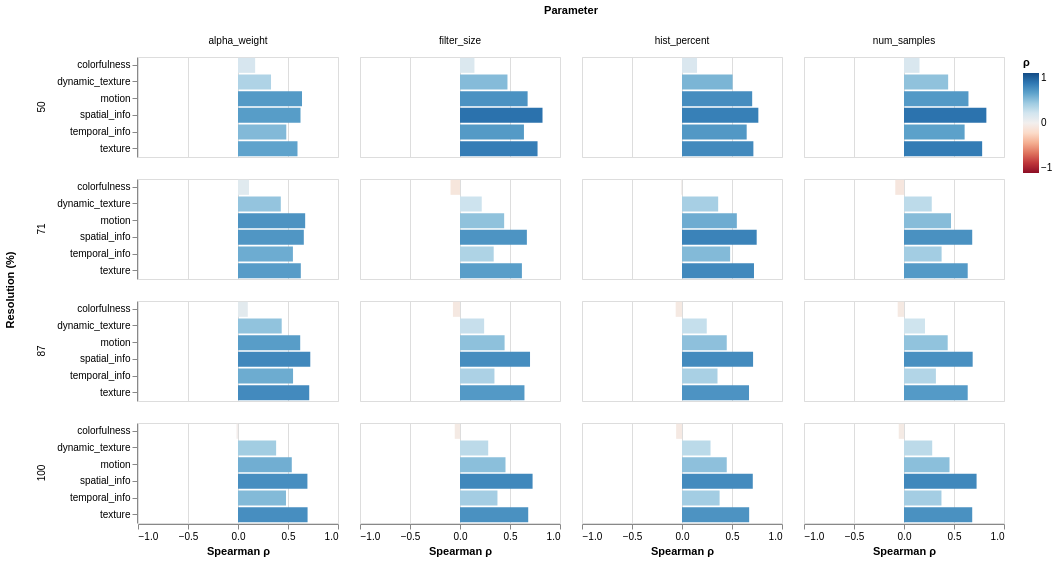

The cell this chart's notebook holds for it:
### Code cell
sensitivity_perframe = load_sensitivity_perframe("../dataset.json")
sensitivity_perframe = sensitivity_perframe.merge(features, on='scene')

records = []
for param in PARAMS:
    for res in [50, 71, 87, 100]:
        df_sub = sensitivity_perframe[
            (sensitivity_perframe['parameter'] == param) & 
            (sensitivity_perframe['resolution'] == res)
        ]
        for feature in FEATURE_COLS:
            rho, pval = stats.spearmanr(df_sub[feature], df_sub['sensitivity_pct_range'])
            records.append({
                'parameter': param,
                'resolution': res,
                'feature': feature,
                'rho': rho,
                'pval': pval,
            })

corr = pd.DataFrame(records)
corr_agg = corr.groupby(['parameter', 'feature'])['rho'].mean().reset_index()

alt.Chart(corr).mark_bar().encode(
    x=alt.X('rho:Q', title='Spearman ρ', scale=alt.Scale(domain=[-1, 1])),
    y=alt.Y('feature:N', title=None),
    color=alt.Color('rho:Q', scale=alt.Scale(scheme='redblue', domain=[-1, 1]), title='ρ'),
    row=alt.Row('resolution:O', title='Resolution (%)'),
    column=alt.Column('parameter:N', title='Parameter'),
).properties(
    width=200,
    height=100
).resolve_scale(x='shared')

# alt.Chart(corr_agg).mark_bar().encode(
#     x=alt.X('rho:Q', title='Spearman ρ', scale=alt.Scale(domain=[-1, 1])),
#     y=alt.Y('feature:N', title=None),
#     color=alt.Color('rho:Q', scale=alt.Scale(scheme='redblue', domain=[-1, 1]), title='ρ'),
#     facet=alt.Facet('parameter:N', columns=2)
# ).properties(
#     width=250,
#     height=150
# ).resolve_scale(x='shared')

### Figure 1 — Vega-Lite specification as saved in the notebook (floating-point values rounded to 4 significant figures)
{"config": {"view": {"continuousWidth": 300, "continuousHeight": 300}}, "data": {"name": "data-277253875d971b545e71ef327fe20c62"}, "mark": {"type": "bar"}, "encoding": {"color": {"field": "rho", "scale": {"domain": [-1, 1], "scheme": "redblue"}, "title": "ρ", "type": "quantitative"}, "column": {"field": "parameter", "title": "Parameter", "type": "nominal"}, "row": {"field": "resolution", "title": "Resolution (%)", "type": "ordinal"}, "x": {"field": "rho", "scale": {"domain": [-1, 1]}, "title": "Spearman ρ", "type": "quantitative"}, "y": {"field": "feature", "title": null, "type": "nominal"}}, "height": 100, "resolve": {"scale": {"x": "shared"}}, "width": 200, "$schema": "https://vega.github.io/schema/vega-lite/v6.1.0.json", "datasets": {"data-277253875d971b545e71ef327fe20c62": [{"parameter": "alpha_weight", "resolution": 50, "feature": "spatial_info", "rho": 0.625, "pval": 0.003211}, {"parameter": "alpha_weight", "resolution": 50, "feature": "temporal_info", "rho": 0.4829, "pval": 0.03103}, {"parameter": "alpha_weight", "resolution": 50, "feature": "colorfulness", "rho": 0.1715, "pval": 0.4697}, {"parameter": "alpha_weight", "resolution": 50, "feature": "texture", "rho": 0.595, "pval": 0.005655}, {"parameter": "alpha_weight", "resolution": 50, "feature": "motion", "rho": 0.6401, "pval": 0.002367}, {"parameter": "alpha_weight", "resolution": 50, "feature": "dynamic_texture", "rho": 0.3302, "pval": 0.1551}, {"parameter": "alpha_weight", "resolution": 71, "feature": "spatial_info", "rho": 0.6581, "pval": 0.001607}, {"parameter": "alpha_weight", "resolution": 71, "feature": "temporal_info", "rho": 0.5491, "pval": 0.01216}, {"parameter": "alpha_weight", "resolution": 71, "feature": "colorfulness", "rho": 0.1098, "pval": 0.6449}, {"parameter": "alpha_weight", "resolution": 71, "feature": "texture", "rho": 0.6281, "pval": 0.003025}, {"parameter": "alpha_weight", "resolution": 71, "feature": "motion", "rho": 0.6717, "pval": 0.001182}, {"parameter": "alpha_weight", "resolution": 71, "feature": "dynamic_texture", "rho": 0.428, "pval": 0.05977}, {"parameter": "alpha_weight", "resolution": 87, "feature": "spatial_info", "rho": 0.7228, "pval": 0.0003177}, {"parameter": "alpha_weight", "resolution": 87, "feature": "temporal_info", "rho": 0.5506, "pval": 0.01188}, {"parameter": "alpha_weight", "resolution": 87, "feature": "colorfulness", "rho": 0.09778, "pval": 0.6817}, {"parameter": "alpha_weight", "resolution": 87, "feature": "texture", "rho": 0.7123, "pval": 0.0004257}, {"parameter": "alpha_weight", "resolution": 87, "feature": "motion", "rho": 0.622, "pval": 0.003407}, {"parameter": "alpha_weight", "resolution": 87, "feature": "dynamic_texture", "rho": 0.437, "pval": 0.05402}, {"parameter": "alpha_weight", "resolution": 100, "feature": "spatial_info", "rho": 0.6942, "pval": 0.0006837}, {"parameter": "alpha_weight", "resolution": 100, "feature": "temporal_info", "rho": 0.4799, "pval": 0.03225}, {"parameter": "alpha_weight", "resolution": 100, "feature": "colorfulness", "rho": -0.01504, "pval": 0.9498}, {"parameter": "alpha_weight", "resolution": 100, "feature": "texture", "rho": 0.6958, "pval": 0.0006581}, {"parameter": "alpha_weight", "resolution": 100, "feature": "motion", "rho": 0.5378, "pval": 0.01445}, {"parameter": "alpha_weight", "resolution": 100, "feature": "dynamic_texture", "rho": 0.3813, "pval": 0.09712}, {"parameter": "filter_size", "resolution": 50, "feature": "spatial_info", "rho": 0.8251, "pval": 7.556e-06}, {"parameter": "filter_size", "resolution": 50, "feature": "temporal_info", "rho": 0.6393, "pval": 0.002405}, {"parameter": "filter_size", "resolution": 50, "feature": "colorfulness", "rho": 0.1444, "pval": 0.5435}, {"parameter": "filter_size", "resolution": 50, "feature": "texture", "rho": 0.7755, "pval": 5.894e-05}, {"parameter": "filter_size", "resolution": 50, "feature": "motion", "rho": 0.6762, "pval": 0.001063}, {"parameter": "filter_size", "resolution": 50, "feature": "dynamic_texture", "rho": 0.4746, "pval": 0.03448}, {"parameter": "filter_size", "resolution": 71, "feature": "spatial_info", "rho": 0.6687, "pval": 0.001267}, {"parameter": "filter_size", "resolution": 71, "feature": "temporal_info", "rho": 0.337, "pval": 0.1463}, {"parameter": "filter_size", "resolution": 71, "feature": "colorfulness", "rho": -0.09477, "pval": 0.691}, {"parameter": "filter_size", "resolution": 71, "feature": "texture", "rho": 0.619, "pval": 0.003612}, {"parameter": "filter_size", "resolution": 71, "feature": "motion", "rho": 0.4415, "pval": 0.05131}, {"parameter": "filter_size", "resolution": 71, "feature": "dynamic_texture", "rho": 0.2174, "pval": 0.3573}, {"parameter": "filter_size", "resolution": 87, "feature": "spatial_info", "rho": 0.7003, "pval": 0.000586}, {"parameter": "filter_size", "resolution": 87, "feature": "temporal_info", "rho": 0.3445, "pval": 0.1369}, {"parameter": "filter_size", "resolution": 87, "feature": "colorfulness", "rho": -0.0707, "pval": 0.7671}, {"parameter": "filter_size", "resolution": 87, "feature": "texture", "rho": 0.6446, "pval": 0.002154}, {"parameter": "filter_size", "resolution": 87, "feature": "motion", "rho": 0.446, "pval": 0.0487}, {"parameter": "filter_size", "resolution": 87, "feature": "dynamic_texture", "rho": 0.2414, "pval": 0.3051}, {"parameter": "filter_size", "resolution": 100, "feature": "spatial_info", "rho": 0.7258, "pval": 0.0002915}, {"parameter": "filter_size", "resolution": 100, "feature": "temporal_info", "rho": 0.3746, "pval": 0.1037}, {"parameter": "filter_size", "resolution": 100, "feature": "colorfulness", "rho": -0.05265, "pval": 0.8255}, {"parameter": "filter_size", "resolution": 100, "feature": "texture", "rho": 0.6822, "pval": 0.0009209}, {"parameter": "filter_size", "resolution": 100, "feature": "motion", "rho": 0.4551, "pval": 0.0438}, {"parameter": "filter_size", "resolution": 100, "feature": "dynamic_texture", "rho": 0.2821, "pval": 0.2283}, {"parameter": "hist_percent", "resolution": 50, "feature": "spatial_info", "rho": 0.7634, "pval": 8.989e-05}, {"parameter": "hist_percent", "resolution": 50, "feature": "temporal_info", "rho": 0.6469, "pval": 0.002053}, {"parameter": "hist_percent", "resolution": 50, "feature": "colorfulness", "rho": 0.1504, "pval": 0.5267}, {"parameter": "hist_percent", "resolution": 50, "feature": "texture", "rho": 0.7138, "pval": 0.0004086}, {"parameter": "hist_percent", "resolution": 50, "feature": "motion", "rho": 0.7018, "pval": 0.0005636}, {"parameter": "hist_percent", "resolution": 50, "feature": "dynamic_texture", "rho": 0.5062, "pval": 0.02276}, {"parameter": "hist_percent", "resolution": 71, "feature": "spatial_info", "rho": 0.7469, "pval": 0.0001546}, {"parameter": "hist_percent", "resolution": 71, "feature": "temporal_info", "rho": 0.4814, "pval": 0.03164}, {"parameter": "hist_percent", "resolution": 71, "feature": "colorfulness", "rho": -0.01053, "pval": 0.9649}, {"parameter": "hist_percent", "resolution": 71, "feature": "texture", "rho": 0.7198, "pval": 0.0003459}, {"parameter": "hist_percent", "resolution": 71, "feature": "motion", "rho": 0.5483, "pval": 0.01231}, {"parameter": "hist_percent", "resolution": 71, "feature": "dynamic_texture", "rho": 0.3618, "pval": 0.117}, {"parameter": "hist_percent", "resolution": 87, "feature": "spatial_info", "rho": 0.7108, "pval": 0.0004435}, {"parameter": "hist_percent", "resolution": 87, "feature": "temporal_info", "rho": 0.355, "pval": 0.1245}, {"parameter": "hist_percent", "resolution": 87, "feature": "colorfulness", "rho": -0.06318, "pval": 0.7913}, {"parameter": "hist_percent", "resolution": 87, "feature": "texture", "rho": 0.6702, "pval": 0.001224}, {"parameter": "hist_percent", "resolution": 87, "feature": "motion", "rho": 0.4475, "pval": 0.04786}, {"parameter": "hist_percent", "resolution": 87, "feature": "dynamic_texture", "rho": 0.2475, "pval": 0.2928}, {"parameter": "hist_percent", "resolution": 100, "feature": "spatial_info", "rho": 0.7078, "pval": 0.0004808}, {"parameter": "hist_percent", "resolution": 100, "feature": "temporal_info", "rho": 0.3761, "pval": 0.1022}, {"parameter": "hist_percent", "resolution": 100, "feature": "colorfulness", "rho": -0.05867, "pval": 0.8059}, {"parameter": "hist_percent", "resolution": 100, "feature": "texture", "rho": 0.6717, "pval": 0.001182}, {"parameter": "hist_percent", "resolution": 100, "feature": "motion", "rho": 0.4475, "pval": 0.04786}, {"parameter": "hist_percent", "resolution": 100, "feature": "dynamic_texture", "rho": 0.2851, "pval": 0.2231}, {"parameter": "num_samples", "resolution": 50, "feature": "spatial_info", "rho": 0.8236, "pval": 8.114e-06}, {"parameter": "num_samples", "resolution": 50, "feature": "temporal_info", "rho": 0.6062, "pval": 0.004603}, {"parameter": "num_samples", "resolution": 50, "feature": "colorfulness", "rho": 0.1549, "pval": 0.5142}, {"parameter": "num_samples", "resolution": 50, "feature": "texture", "rho": 0.7815, "pval": 4.727e-05}, {"parameter": "num_samples", "resolution": 50, "feature": "motion", "rho": 0.6446, "pval": 0.002154}, {"parameter": "num_samples", "resolution": 50, "feature": "dynamic_texture", "rho": 0.4415, "pval": 0.05131}, {"parameter": "num_samples", "resolution": 71, "feature": "spatial_info", "rho": 0.6822, "pval": 0.0009209}, {"parameter": "num_samples", "resolution": 71, "feature": "temporal_info", "rho": 0.3761, "pval": 0.1022}, {"parameter": "num_samples", "resolution": 71, "feature": "colorfulness", "rho": -0.08725, "pval": 0.7145}, {"parameter": "num_samples", "resolution": 71, "feature": "texture", "rho": 0.6371, "pval": 0.002519}, {"parameter": "num_samples", "resolution": 71, "feature": "motion", "rho": 0.4701, "pval": 0.03647}, {"parameter": "num_samples", "resolution": 71, "feature": "dynamic_texture", "rho": 0.2775, "pval": 0.2361}, {"parameter": "num_samples", "resolution": 87, "feature": "spatial_info", "rho": 0.6867, "pval": 0.0008249}, {"parameter": "num_samples", "resolution": 87, "feature": "temporal_info", "rho": 0.3189, "pval": 0.1705}, {"parameter": "num_samples", "resolution": 87, "feature": "colorfulness", "rho": -0.06318, "pval": 0.7913}, {"parameter": "num_samples", "resolution": 87, "feature": "texture", "rho": 0.6371, "pval": 0.002519}, {"parameter": "num_samples", "resolution": 87, "feature": "motion", "rho": 0.437, "pval": 0.05402}, {"parameter": "num_samples", "resolution": 87, "feature": "dynamic_texture", "rho": 0.2099, "pval": 0.3745}, {"parameter": "num_samples", "resolution": 100, "feature": "spatial_info", "rho": 0.7258, "pval": 0.0002915}, {"parameter": "num_samples", "resolution": 100, "feature": "temporal_info", "rho": 0.3746, "pval": 0.1037}, {"parameter": "num_samples", "resolution": 100, "feature": "colorfulness", "rho": -0.05265, "pval": 0.8255}, {"parameter": "num_samples", "resolution": 100, "feature": "texture", "rho": 0.6822, "pval": 0.0009209}, {"parameter": "num_samples", "resolution": 100, "feature": "motion", "rho": 0.4551, "pval": 0.0438}, {"parameter": "num_samples", "resolution": 100, "feature": "dynamic_texture", "rho": 0.2821, "pval": 0.2283}]}}
